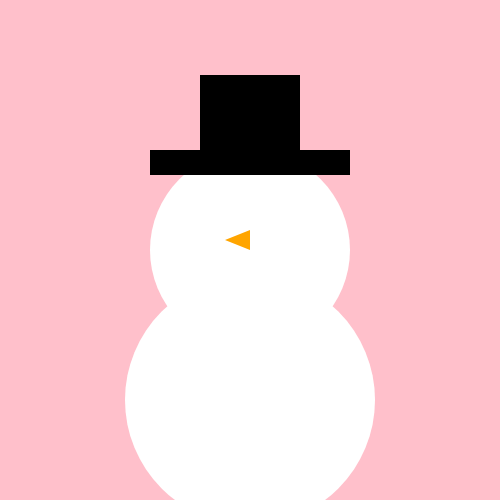
Frame 1 (no input)
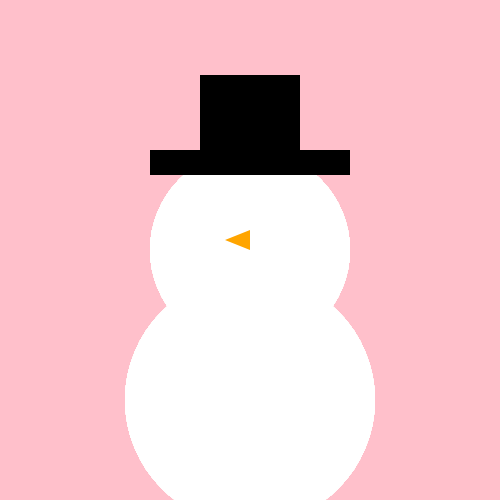
Frame 60 (no input)
Frame 120 (the mouse pressed at the canvas centre since frame 60): identical to frame 60, image omitted

The p5.js sketch that drew these frames (run headless with seeded random() and noise() and a simulated clock; from frame 60 on, the mouse is pressed at the canvas centre):

// p5.js sketch
// ── sketch.js
function setup() {


createCanvas(500,500);  // put setup code here
background("pink");




}

function draw() {
  // put drawing code here
  strokeWeight(0);
  fill("white");
ellipse(250,400,250,250);
  ellipse(250,250,200,200); //body
  ellipse(200,200,25,25);//left eye
  ellipse (300,200,25,25) //right eye
  arc(250,275,50,50,0,PI)// mouth
fill("orange");
triangle(225,240,250,230,250,250);//nose
fill("black");
rect(150,150,200,25);
rect(200,75,100,100);

;







}
